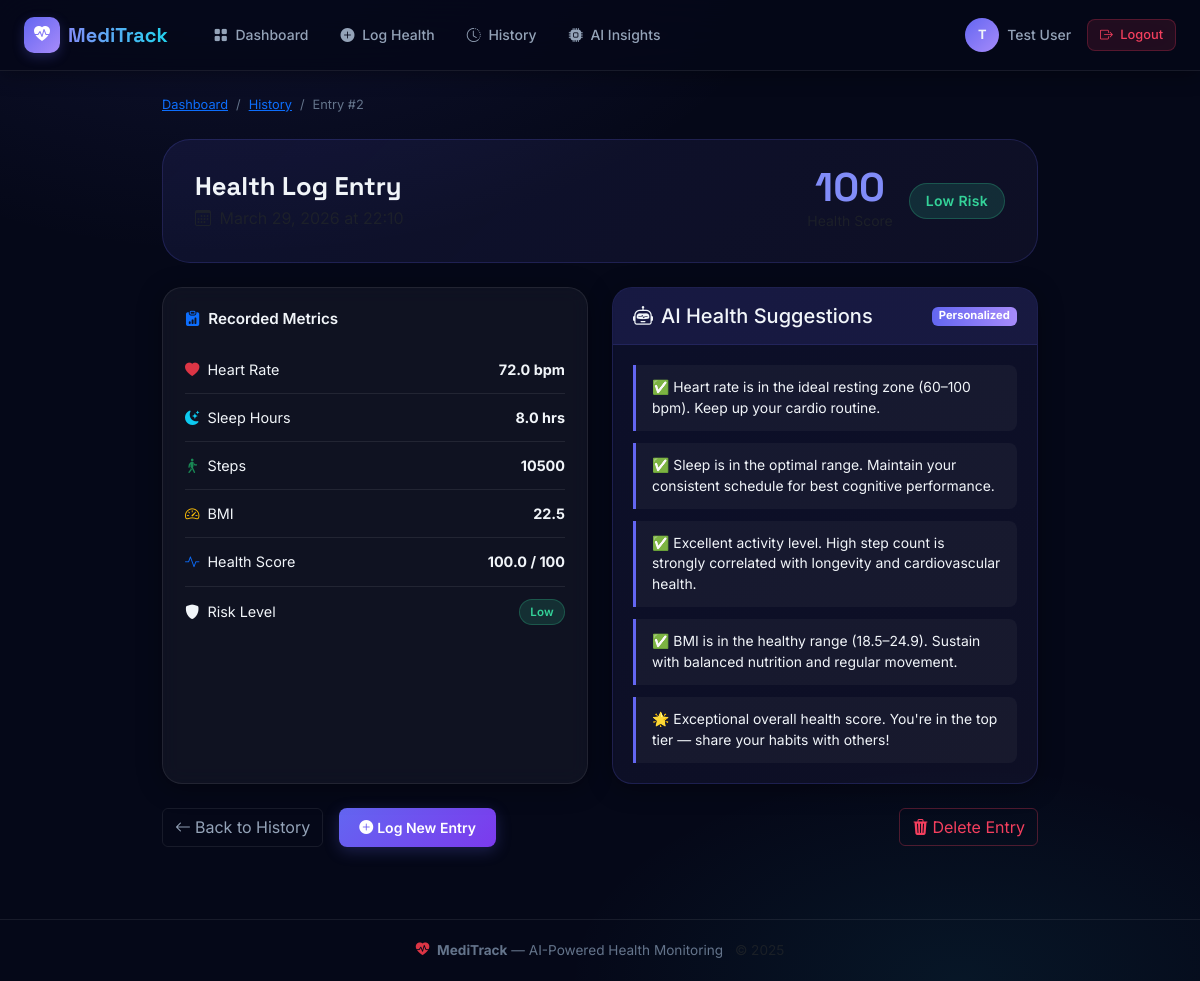
The app's page /history/2/ (signed in) with its own data.
### health/models.py (models this page shows, shortened)
class HealthLog(models.Model):
    RISK_CHOICES = [
        ('low', 'Low'),
        ('medium', 'Medium'),
        ('high', 'High'),
    ]
    user = models.ForeignKey(
        User,
        on_delete=models.CASCADE,
        related_name='health_logs'
    )
    heart_rate = models.FloatField(
        help_text="Heart rate in beats per minute (bpm)"
    )
    sleep_hours = models.FloatField(
        help_text="Hours of sleep last night"
    )
    steps = models.IntegerField(
        help_text="Total steps walked today"
    )
    bmi = models.FloatField(
        help_text="Body Mass Index"
    )
    score = models.FloatField(
        default=0.0,
        help_text="Computed health score (0–100)"
    )
    risk_level = models.CharField(
        max_length=10,
        choices=RISK_CHOICES,
        default='low',
        help_text="Predicted risk level: low / medium / high"
    )
    notes = models.TextField(
        blank=True,
        null=True,
        help_text="Optional user notes for this entry"
    )
    created_at = models.DateTimeField(auto_now_add=True)
    class Meta:
        ordering = ['-created_at']
        verbose_name = 'Health Log'
        verbose_name_plural = 'Health Logs'

### health/views.py (the view)
# urls.py: path('history/<int:pk>/',       views.log_detail_view, name='log_detail'),
@login_required
def log_detail_view(request, pk):
    log    = get_object_or_404(HealthLog, pk=pk, user=request.user)
    result = evaluate_health(log.heart_rate, log.sleep_hours, log.steps, log.bmi)
    return render(request, 'health/log_detail.html', {
        'log':          log,
        'suggestions':  result['suggestions'],
        'explanations': result['explanations'],
        'probabilities': result.get('probabilities', {}),
        'confidence':   result.get('confidence', 1.0),
    })

### health/ml_model.py (called while the page is built, shortened)
def load_ml_model():
    global _model_cache
    return _model_cache

def predict_risk_ml(heart_rate: float, sleep_hours: float, steps: int, bmi: float) -> dict | None:
    model = load_ml_model()
    if model is None:
        return None

### health/services.py (called while the page is built)
def classify_risk(score: float) -> str:
    if score >= 70: return 'low'
    if score >= 40: return 'medium'
    return 'high'

### templates/health/log_detail.html (shortened to what this page needs)
{% extends 'base.html' %}
{% block content %}
<div class="container py-4" style="max-width: 900px;">
    <nav aria-label="breadcrumb" class="mb-4">
        <ol class="breadcrumb">
            <li class="breadcrumb-item"><a href="{% url 'dashboard' %}" class="text-primary">Dashboard</a></li>
            <li class="breadcrumb-item"><a href="{% url 'history' %}" class="text-primary">History</a></li>
            <li class="breadcrumb-item active">Entry #{{ log.pk }}</li>
        </ol>
    </nav>
    <div class="detail-header-card mb-4">
        <div class="d-flex align-items-center justify-content-between flex-wrap gap-3">
            <div>
                <h1 class="page-title mb-1">Health Log Entry</h1>
                <p class="text-muted mb-0">
                    <i class="bi bi-calendar3 me-1"></i>
                </p>
            </div>
            <div class="d-flex gap-3 align-items-center">
                <div class="text-center">
                    <div class="detail-score">{{ log.score|floatformat:0 }}</div>
                    <small class="text-muted">Health Score</small>
                </div>
                <span class="risk-tag risk-{{ log.risk_level }} risk-tag-lg">
                    {{ log.risk_level|capfirst }} Risk
                </span>
            </div>
        </div>
    </div>
    <div class="row g-4">
        <div class="col-md-6">
            <div class="chart-card h-100">
                <div class="chart-header">
                    <h5 class="chart-title"><i class="bi bi-clipboard-data-fill me-2 text-primary"></i>Recorded Metrics</h5>
                </div>
                <div class="chart-body">
                    <div class="detail-metric">
                        <span><i class="bi bi-heart-fill text-danger me-2"></i>Heart Rate</span>
                        <strong>{{ log.heart_rate|floatformat:1 }} bpm</strong>
                    </div>
                    <div class="detail-metric">
                        <span><i class="bi bi-moon-stars-fill text-info me-2"></i>Sleep Hours</span>
                        <strong>{{ log.sleep_hours|floatformat:1 }} hrs</strong>
                    </div>
                    <div class="detail-metric">
                        <span><i class="bi bi-person-walking text-success me-2"></i>Steps</span>
                        <strong>{{ log.steps }}</strong>
                    </div>
                    <div class="detail-metric">
                        <span><i class="bi bi-speedometer2 text-warning me-2"></i>BMI</span>
                        <strong>{{ log.bmi|floatformat:1 }}</strong>
                    </div>
                    <div class="detail-metric">
                        <span><i class="bi bi-activity text-primary me-2"></i>Health Score</span>
                        <strong>{{ log.score|floatformat:1 }} / 100</strong>
                    </div>
                    <div class="detail-metric">
                        <span><i class="bi bi-shield-fill me-2"></i>Risk Level</span>
                        <span class="risk-tag risk-{{ log.risk_level }}">{{ log.risk_level|capfirst }}</span>
                    </div>
                </div>
            </div>
        </div>
        <div class="col-md-6">
            <div class="suggestions-card h-100">
                <div class="suggestions-header">
                    <h5 class="mb-0"><i class="bi bi-robot me-2"></i>AI Health Suggestions</h5>
                    <span class="badge bg-ai">Personalized</span>
                </div>
                <div class="suggestions-body">
                    {% if suggestions %}
                    <ul class="suggestions-list">
                        {% for tip in suggestions %}
                        <li class="suggestion-item">{{ tip }}</li>
                        {% endfor %}
                    </ul>
                    {% endif %}
                </div>
            </div>
        </div>
    </div>
    <div class="d-flex gap-3 mt-4 flex-wrap">
        <a href="{% url 'history' %}" class="btn btn-outline-secondary">
            <i class="bi bi-arrow-left me-1"></i>Back to History
        </a>
        <a href="{% url 'log_health' %}" class="btn btn-primary-glow">
            <i class="bi bi-plus-circle-fill me-1"></i>Log New Entry
        </a>
        <form method="post" action="{% url 'delete_log' log.pk %}" class="ms-auto"
              onsubmit="return confirm('Are you sure you want to delete this entry?');">
            <button type="submit" class="btn btn-outline-danger">
                <i class="bi bi-trash3-fill me-1"></i>Delete Entry
            </button>
        </form>
    </div>
</div>
{% endblock %}

### templates/base.html (shortened to what this page needs)
<!DOCTYPE html>
<html lang="en">
<head>
    <link href="https://cdn.jsdelivr.net/npm/bootstrap@5.3.0/dist/css/bootstrap.min.css" rel="stylesheet">
    <link href="https://cdn.jsdelivr.net/npm/bootstrap-icons@1.11.0/font/bootstrap-icons.css" rel="stylesheet">
    {% load static %}
    <link rel="stylesheet" href="{% static 'css/meditrack.css' %}">
</head>
<body>
<nav class="navbar navbar-expand-lg navbar-dark mt-sidebar" id="mainNav">
    <div class="container-fluid px-4">
        <a class="navbar-brand d-flex align-items-center gap-2" href="{% url 'dashboard' %}">
            <div class="brand-icon">
                <i class="bi bi-heart-pulse-fill"></i>
            </div>
            <span class="brand-name">MediTrack</span>
        </a>
        <div class="collapse navbar-collapse" id="navbarNav">
            {% if user.is_authenticated %}
            <ul class="navbar-nav me-auto ms-3 gap-1">
                <li class="nav-item">
                    <a class="nav-link nav-pill {% if request.resolver_match.url_name == 'dashboard' %}active{% endif %}"
                       href="{% url 'dashboard' %}">
                        <i class="bi bi-grid-fill me-1"></i> Dashboard
                    </a>
                </li>
                <li class="nav-item">
                    <a class="nav-link nav-pill {% if request.resolver_match.url_name == 'log_health' %}active{% endif %}"
                       href="{% url 'log_health' %}">
                        <i class="bi bi-plus-circle-fill me-1"></i> Log Health
                    </a>
                </li>
                <li class="nav-item">
                    <a class="nav-link nav-pill {% if request.resolver_match.url_name == 'history' %}active{% endif %}"
                       href="{% url 'history' %}">
                        <i class="bi bi-clock-history me-1"></i> History
                    </a>
                </li>
                <li class="nav-item">
                    <a class="nav-link nav-pill {% if request.resolver_match.url_name == 'ml_insights' %}active{% endif %}"
                       href="{% url 'ml_insights' %}">
                        <i class="bi bi-cpu-fill me-1"></i> AI Insights
                    </a>
                </li>
            </ul>
            <div class="d-flex align-items-center gap-3">
                <div class="user-badge">
                    <div class="user-avatar">{{ user.username|first|upper }}</div>
                    <span class="user-name d-none d-md-inline">{{ user.get_full_name|default:user.username }}</span>
                </div>
                <a href="{% url 'logout' %}" class="btn btn-logout btn-sm">
                    <i class="bi bi-box-arrow-right me-1"></i> Logout
                </a>
            </div>
            {% endif %}
        </div>
    </div>
</nav>
<main class="main-content">
    {% block content %}{% endblock %}
</main>
<footer class="site-footer mt-5">
    <div class="container text-center">
        <p class="mb-0">
            <i class="bi bi-heart-pulse-fill text-danger me-1"></i>
            <strong>MediTrack</strong> — AI-Powered Health Monitoring
            <span class="text-muted ms-2">© 2025</span>
        </p>
    </div>
</footer>
</body>
</html>

### records on screen
HealthLog: pk "2", score "100", risk_level "Low", heart_rate "72.0", sleep_hours "8.0", steps "10500", bmi "22.5", score "100.0"

### other values on screen
{{ user.username|first|upper }} "T"
{{ user.get_full_name|default:user.username }} "Test User"
{{ tip }} "✅ Heart rate is in the ideal resting zone (60–100 bpm). Keep up your cardio routine." "✅ Sleep is in the optimal range. Maintain your consistent schedule for best cognitive performance." "✅ Excellent activity level. High step count is strongly correlated with longevity and cardiovascular health." "✅ BMI is in the healthy range (18.5–24.9). Sustain with balanced nutrition and regular movement." "🌟 Exceptional overall health score. You're in the top tier — share your habits with others!"
